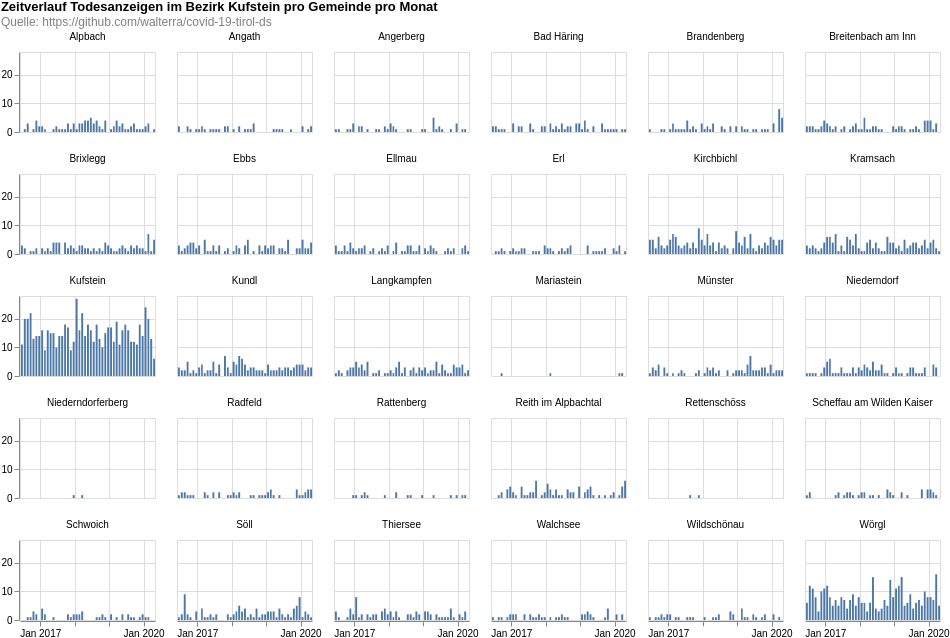

Vega-Lite specification stored for this chart:
### Vega-Lite specification from a JSON file in a GitHub repository (floating-point values rounded to 4 significant figures; data arrays with more than 128 entries replaced by an {"elided": "..."} marker saying what was removed)
{"$schema": "https://vega.github.io/schema/vega-lite/v4.8.1.json", "columns": 6, "config": {"view": {"continuousHeight": 300, "continuousWidth": 400}}, "data": {"name": "data-789ad7a089bce015fe3ebb94a5b52ffc"}, "datasets": {"data-789ad7a089bce015fe3ebb94a5b52ffc": {"elided": "2724 records"}}, "facet": {"field": "municipaly", "title": null, "type": "nominal"}, "padding": 0, "spec": {"layer": [{"encoding": {"tooltip": [{"field": "date", "timeUnit": "yearmonth", "type": "temporal"}, {"aggregate": "sum", "field": "count", "type": "quantitative"}], "x": {"field": "date", "timeUnit": "yearmonth", "title": null, "type": "temporal"}, "y": {"aggregate": "sum", "field": "count", "title": null, "type": "quantitative"}}, "height": 80, "mark": "bar", "width": 135}]}, "title": {"color": "black", "subtitle": ["Quelle: https://github.com/walterra/covid-19-tirol-ds"], "subtitleColor": "gray", "text": ["Zeitverlauf Todesanzeigen im Bezirk Kufstein pro Gemeinde pro Monat"]}}
